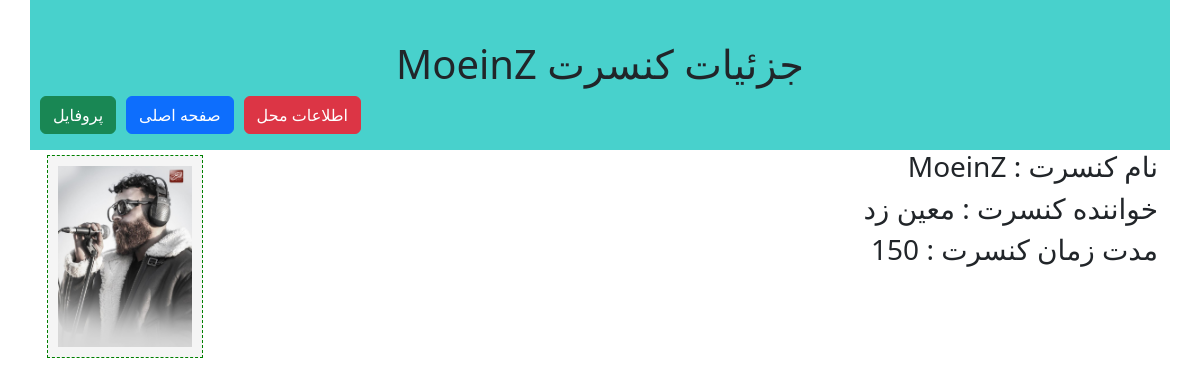
The app's page /ticketSales/concert/4/ with its own data.
### ticketSales/models.py (models this page shows)
class ConcertModel(models.Model):
    name = models.CharField(max_length=100, verbose_name='نام کنسرت')
    singer_name = models.CharField(max_length=100, verbose_name='نام خواننده')
    lenght = models.IntegerField(verbose_name='مدت زمان')
    poster = models.ImageField(upload_to='poster_pics', null=True, verbose_name='عکس پوستر')
    class Meta:
        verbose_name_plural= 'کنسرت ها'
    def __str__(self) -> str:
        return self.singer_name

### ticketSales/views.py (the view)
# urls.py: path('ticketSales/concert/<int:concert_id>/', views.concertdDtailsView),
def concertdDtailsView(request, concert_id):
    concert = models.ConcertModel.objects.get(pk=concert_id)
    context = {
        'concertdetails' : concert
    }
    print(concert)
    return render(request,'ticketSales/concert_details.html',context)

### templates/ticketSales/concert_details.html
{% extends "ticketSales/layout.html" %}
{% block titlepage %}
    جزئیات کنسرت {{ concertdetails.name }}
{% endblock%}
{% block mainContent %}
    <div class="col-md-10">
        <h3>نام کنسرت : {{ concertdetails.name }}</h3>
        <h3>خواننده کنسرت : {{ concertdetails.singer_name }}</h3>
        <h3>مدت زمان کنسرت : {{ concertdetails.lenght }}</h3>
    </div>
    <div class="col-md-2">
        <div class="imageBox">
            <img src = "{{ concertdetails.poster.url }}">
        </div>
    </div>
{% endblock %}

### ticketSales/static/ticketSales/css/style.css (style rules this page uses)
.imageBox { margin: 5px; background-color: whitesmoke; text-align: center; font-size: 15px; border:1px dashed green; padding:10px }
.imageBox img { width: 100%; height: auto; }

### records on screen
ConcertModel: name "MoeinZ", singer_name "معین زد", lenght "150", poster (picture)
